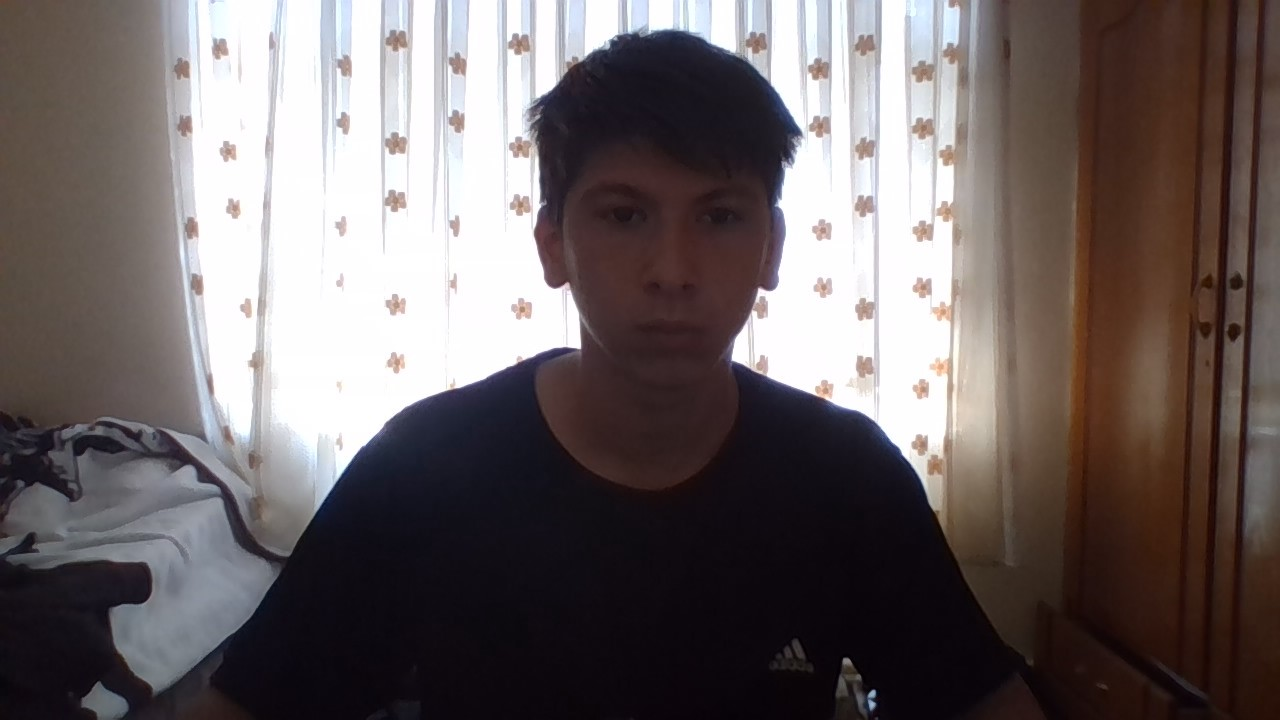
#> input picture yüz tanıma/face_db/efe/efe1.jpg, 1280 x 720 px; its folder holds only this picture in this run
$ python fotografdan_tanima.py
#> lines starting #> are read from the running program, lines starting #| are printed output that depends on the picture
import cv2
import numpy as np
import os

# Yüz tanıma için kullanılan model dosyasının yolu
face_cascade_path = cv2.data.haarcascades + 'haarcascade_frontalface_default.xml'
face_cascade = cv2.CascadeClassifier(face_cascade_path)

# LBPH yüz tanıma modelini oluşturma
recognizer = cv2.face.LBPHFaceRecognizer_create()

# Eğitim verilerini yükleme
training_data_path = 'face_db'

# Kişi etiketleri
labels = []
faces = []
label_dict = {}

# Eğitim verilerini yükleme
label_id = 0
for person_name in os.listdir(training_data_path):
    person_path = os.path.join(training_data_path, person_name)
    for image_name in os.listdir(person_path):
        image_path = os.path.join(person_path, image_name)
        gray_image = cv2.imread(image_path, cv2.IMREAD_GRAYSCALE)
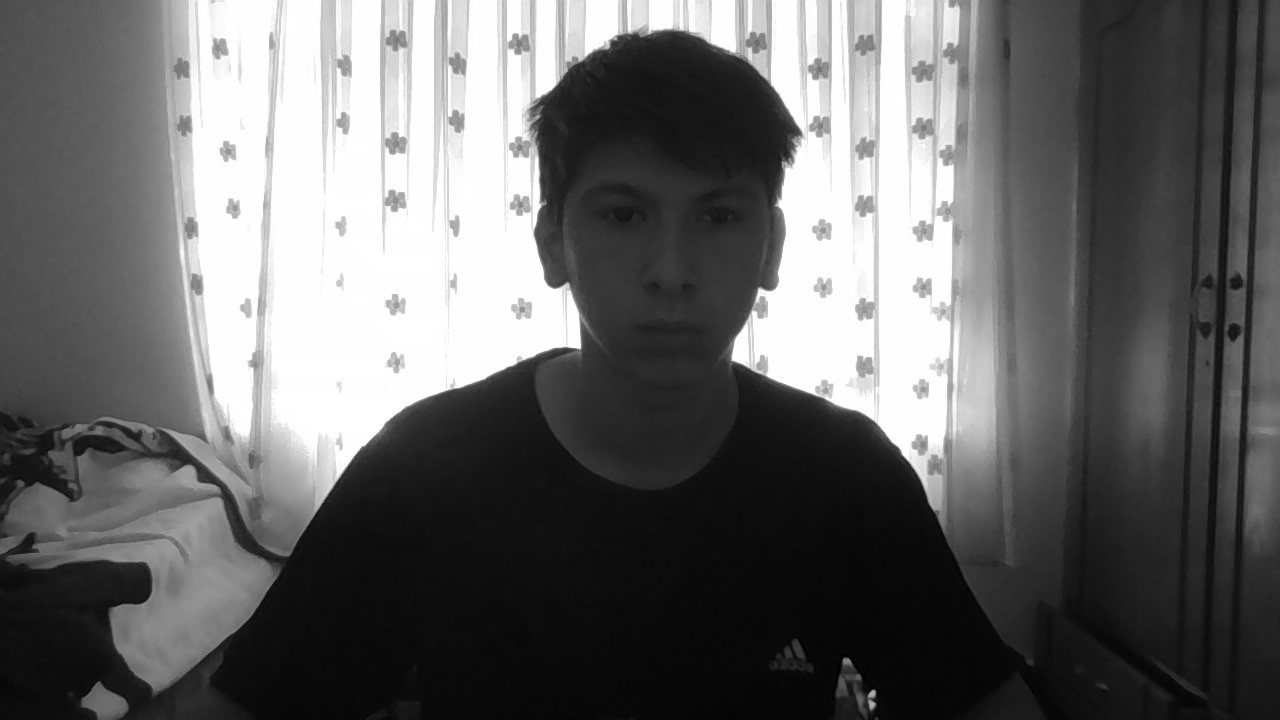
#> gray_image: shape (720, 1280); min 0, max 255, mean 102.1
        if gray_image is not None:  # Dosya başarıyla okunmuşsa
            faces.append(gray_image)
            labels.append(label_id)
        else:
            print(f"Error loading image: {image_path}")
    label_dict[label_id] = person_name
    label_id += 1
#> pass 2 of the loop `for person_name in os.listdir(training_data_path):`:
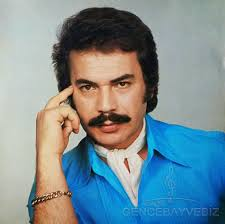
#> input picture yüz tanıma/face_db/orhan gencebay/orhangencebay.jpg, 225 x 224 px
#> `gray_image = cv2.imread(image_path, cv2.IMREAD_GRAYSCALE)`:
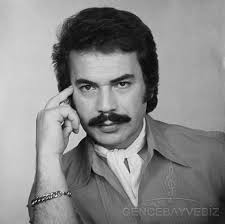
#> gray_image: shape (224, 225); min 0, max 243, mean 137.2

# Modeli eğitme
recognizer.train(faces, np.array(labels))

# Fotoğrafı yükleme ve yüz tanıma
image_path = 'face_db\efe\efe7.jpg'  # Tanıma yapılacak fotoğrafın yolu
frame = cv2.imread(image_path)
if frame is None:
    print(f"Error loading image: {image_path}")
else:
    gray = cv2.cvtColor(frame, cv2.COLOR_BGR2GRAY)
    faces = face_cascade.detectMultiScale(gray, scaleFactor=1.1, minNeighbors=5, minSize=(30, 30))

    for (x, y, w, h) in faces:
        face = gray[y:y+h, x:x+w]
        label, confidence = recognizer.predict(face)

        if confidence < 100:  # Güven eşiği
            name = label_dict[label]
            confidence_text = f"{round(100 - confidence)}%"
        else:
            name = "Unknown"
            confidence_text = ""

        # Yüzün etrafına dikdörtgen çizme ve ismi yazdırma
        cv2.rectangle(frame, (x, y), (x+w, y+h), (0, 255, 0), 2)
        cv2.putText(frame, f"{name} {confidence_text}", (x, y-10), cv2.FONT_HERSHEY_SIMPLEX, 0.9, (0, 255, 0), 2)

    # Sonucu gösterme
    cv2.imshow('Face Recognition', frame)
    cv2.waitKey(0)
    cv2.destroyAllWindows()
